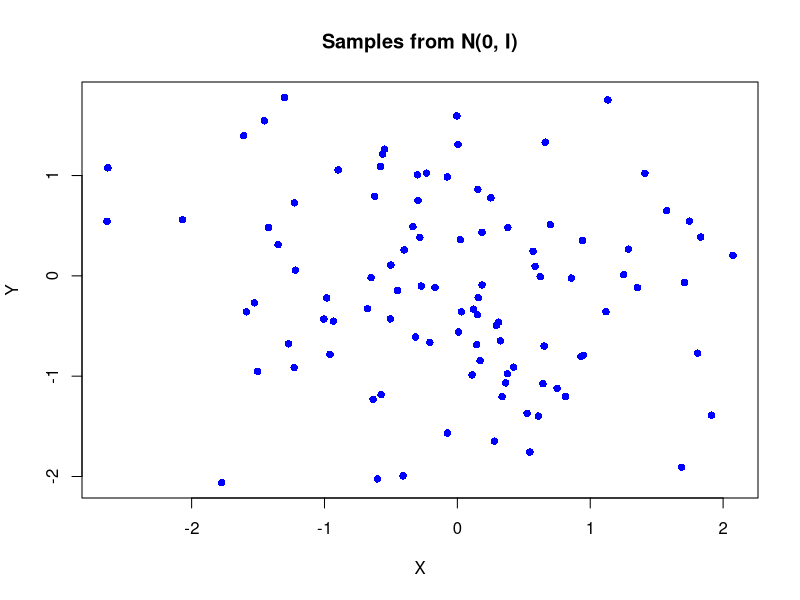
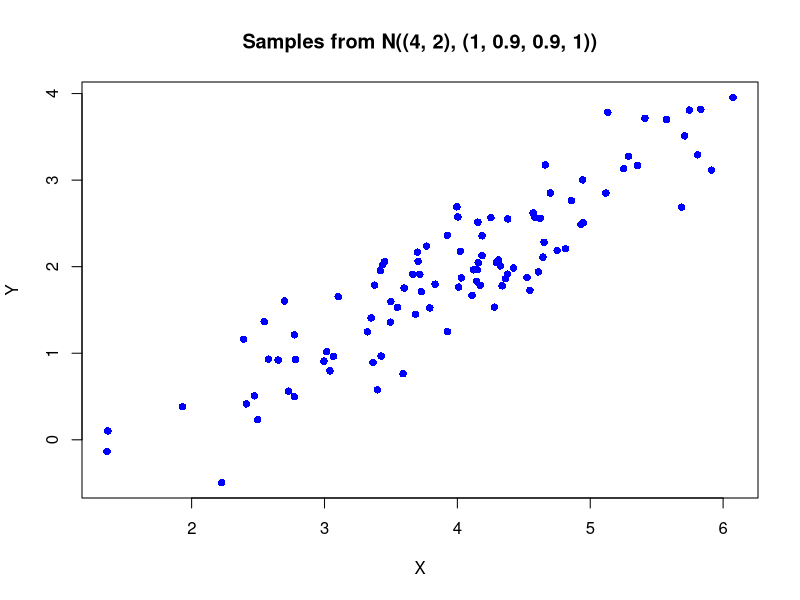
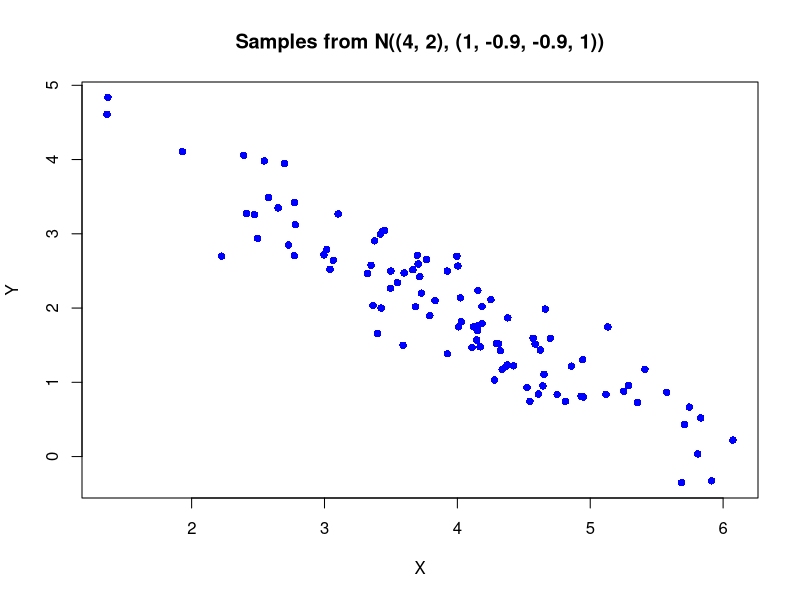
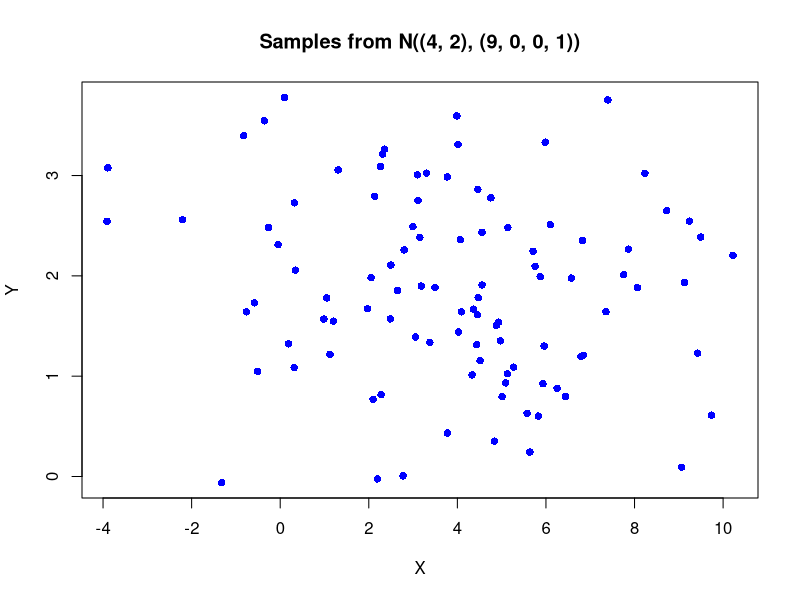
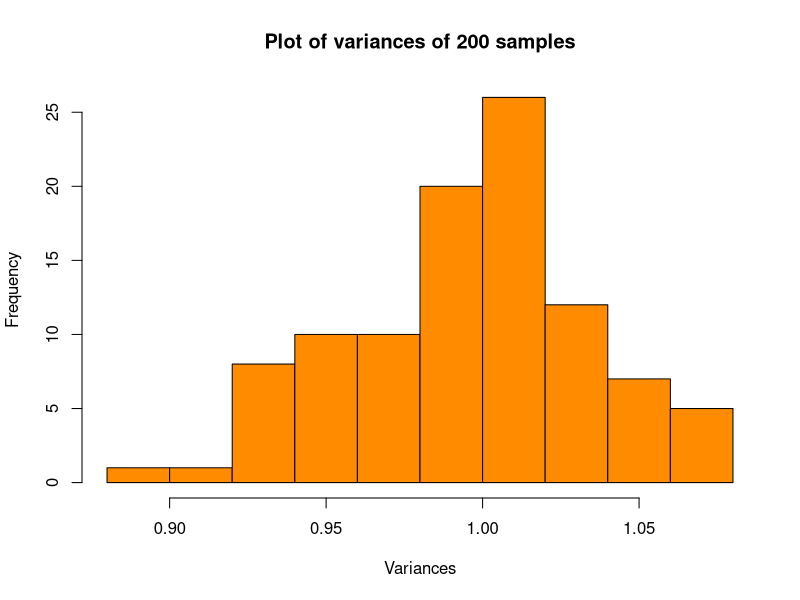
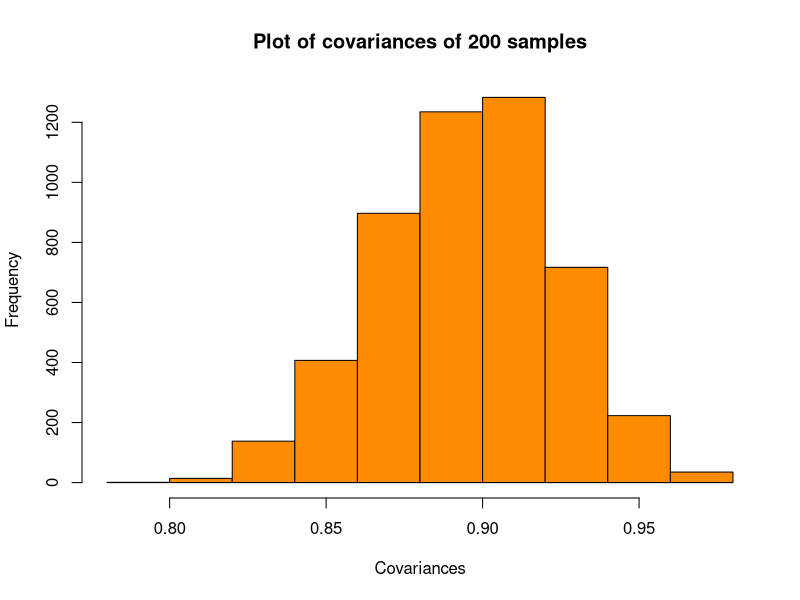
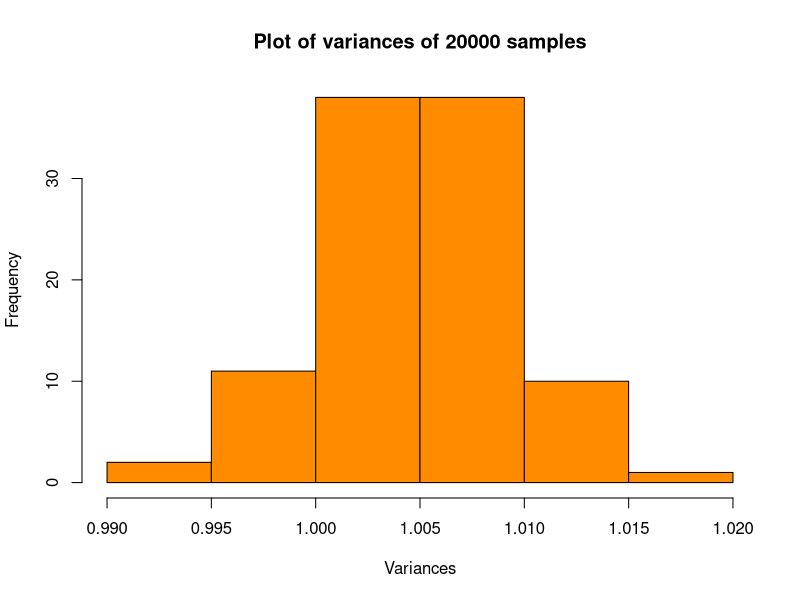
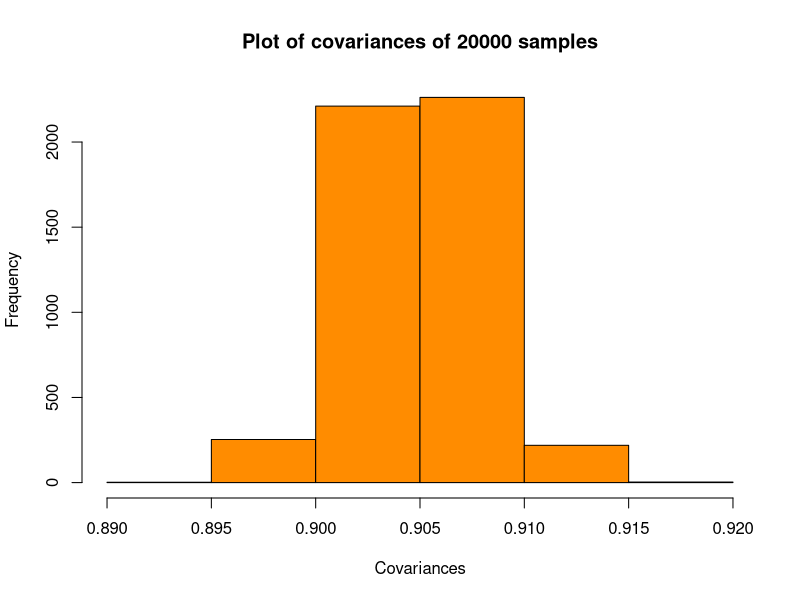

Write R code to recreate these figures, in order.
## ---- chunk 1
plot_vectors <- function(vectors, title) {
  plot(vectors, xlab='X', ylab='Y', pch=16, col="blue", main=title)
}

vectors <- matrix(rnorm(n=200), nrow=100)
plot_vectors(vectors, title="Samples from N(0, I)")
## ---- chunk 2
transform_vectors_from_standard_norm <- function(vectors, mean_matrix, covariance_matrix) {
  a_matrix <- t(chol(covariance_matrix))
  b_matrix <- matrix(rep(mean_matrix, dim(vectors)[1]), nrow=dim(vectors)[2])
  transformed_vectors <- t(a_matrix %*% t(vectors) + b_matrix)
  return(transformed_vectors)
}
## ---- chunk 3
mean_matrix <- matrix(c(4.0, 2.0), nrow=2)
covariance_matrix1 <- matrix(c(1.0, 0.9, 0.9, 1.0), nrow=2)
transformed_vectors1 <- transform_vectors_from_standard_norm(vectors, mean_matrix, covariance_matrix1)
plot_vectors(transformed_vectors1, title="Samples from N((4, 2), (1, 0.9, 0.9, 1))")
covariance_matrix2 <- matrix(c(1.0, -0.9, -0.9, 1.0), nrow=2)
transformed_vectors2 <- transform_vectors_from_standard_norm(vectors, mean_matrix, covariance_matrix2)
plot_vectors(transformed_vectors2, title="Samples from N((4, 2), (1, -0.9, -0.9, 1))")
covariance_matrix3 <- matrix(c(9.0, 0.0, 0.0, 1.0), nrow=2)
transformed_vectors3 <- transform_vectors_from_standard_norm(vectors, mean_matrix, covariance_matrix3)
plot_vectors(transformed_vectors3, title="Samples from N((4, 2), (9, 0, 0, 1))")
## ---- chunk 4
plot_samples_variances_covariances <- function(vectors, samples_count) {
  sample_covariance_matrix <- cov(vectors)
  variances <- diag(sample_covariance_matrix)
  hist(
    variances, main = paste("Plot of variances of", samples_count, "samples"),
    xlab = "Variances", breaks = 7, col = "darkorange"
  )
  print(paste0("Mean of variances: ", round(mean(variances), digits=2)))
  covariances <- sample_covariance_matrix[lower.tri(sample_covariance_matrix, diag=FALSE)]
  hist(
    covariances, main = paste("Plot of covariances of", samples_count, "samples"),
    xlab = "Covariances", breaks = 7, col = "darkorange"
  )
  print(paste0("Mean of covariances: ", round(mean(covariances), digits=2)))
}

analyse_vectors_transform <- function(dimension, samples_count) {
  vectors <- matrix(rnorm(n=dimension * samples_count), nrow=samples_count)
  mean_vector <- matrix(rep(0, dimension), nrow=dimension)
  covariance_matrix <- matrix(rep(0.9, dimension * dimension), nrow=dimension)
  diag(covariance_matrix) <- 1
  transformed_vectors <- transform_vectors_from_standard_norm(
    vectors, mean_vector, covariance_matrix
  )
  plot_samples_variances_covariances(transformed_vectors, samples_count)
}

analyse_vectors_transform(dimension = 100, samples_count = 200)
## ---- chunk 5
analyse_vectors_transform(dimension = 100, samples_count = 20000)
